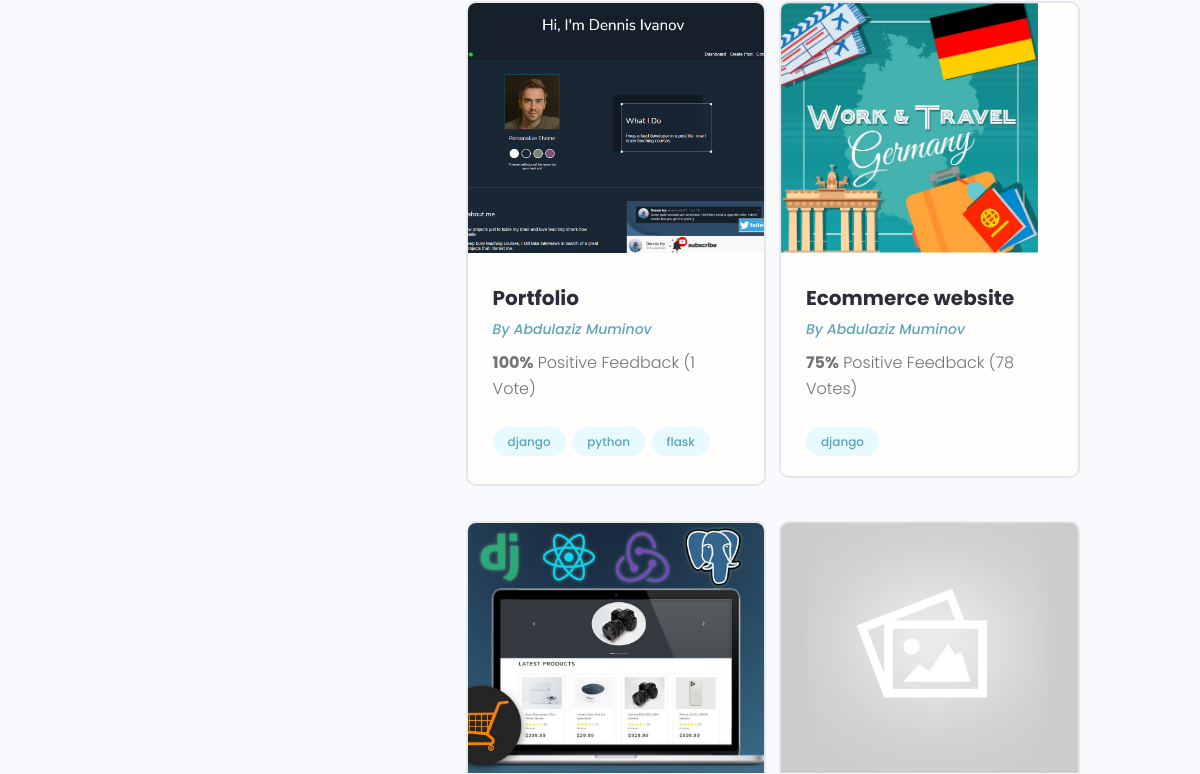
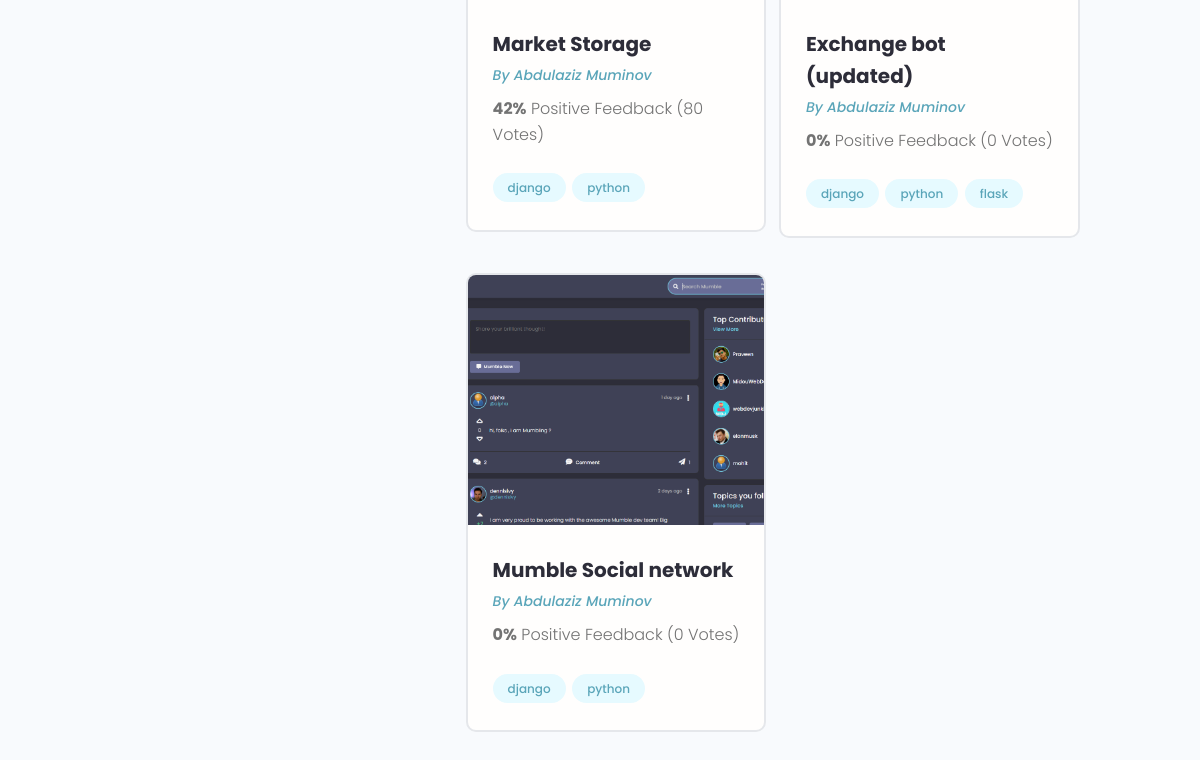
/profile/b3182a94-adbf-4d98-9ba3-09485cfd4e45/ (lower part), run on an earlier commit of the app's database (2 pictures, top to bottom).
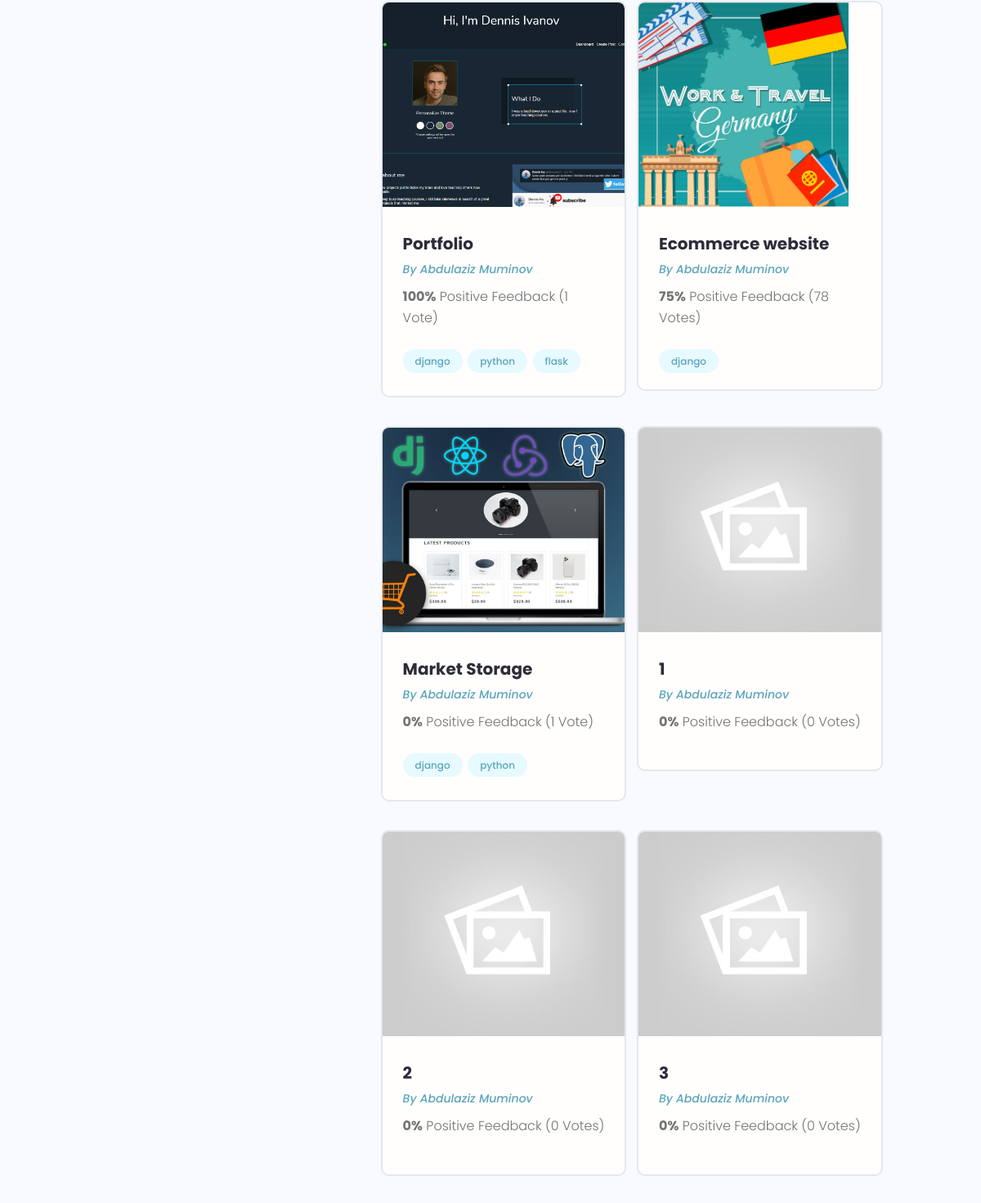
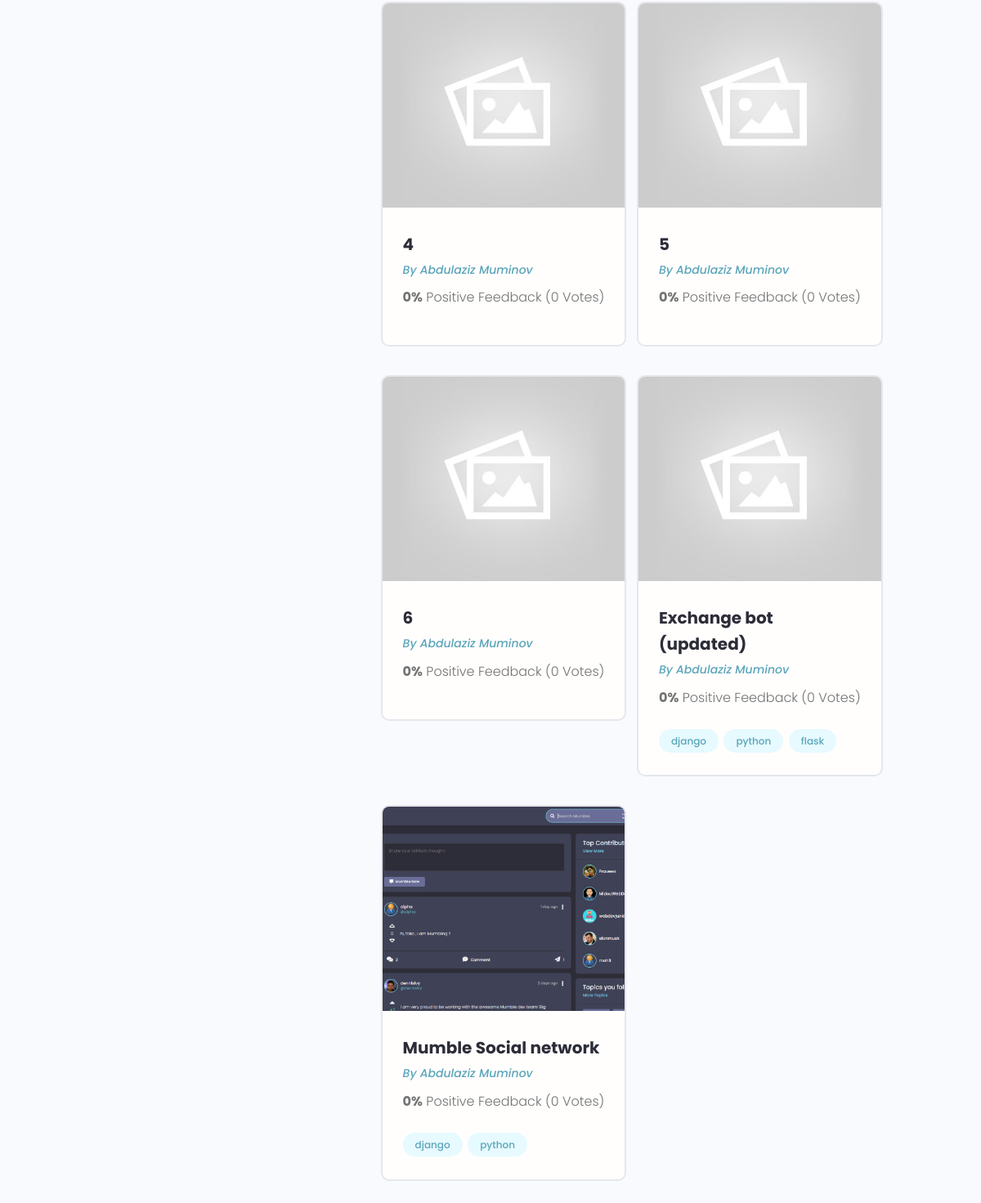
And on a later commit of the database (2 pictures, top to bottom).
### projects/models.py (models this page shows, shortened)
class Project(models.Model):
    owner = models.ForeignKey(Profile, null=True, blank=True, on_delete=models.SET_NULL)
    title = models.CharField(max_length=200)
    description = models.TextField(null=True, blank=True)
    featured_image = models.ImageField(null=True, blank=True, default='default.jpg')
    demo_link = models.CharField(max_length=2000, null=True, blank=True)
    source_link = models.CharField(max_length=2000, null=True, blank=True)
    created = models.DateTimeField(auto_now_add=True)
    id = models.UUIDField(default=uuid.uuid4, unique=True, editable=False, primary_key=True)
    tags = models.ManyToManyField('Tag', blank=True)
    vote_total = models.IntegerField(default=0, blank=True, null=True)
    vote_ratio = models.IntegerField(default=0, blank=True, null=True)
    class Meta:
        ordering = ["-vote_ratio", "-vote_total", "title"]

class Tag(models.Model):
    name = models.CharField(max_length=200)
    created = models.DateTimeField(auto_now_add=True)
    id = models.UUIDField(default=uuid.uuid4, unique=True, editable=False, primary_key=True)
    def __str__(self):
        return self.name

### users/models.py (models this page shows, shortened)
class Profile(models.Model):
    user = models.OneToOneField(User, on_delete=models.CASCADE, null=True, blank=True)
    name = models.CharField(max_length=200, blank=True, null=True)
    email = models.EmailField(max_length=500, blank=True, null=True)
    username = models.CharField(max_length=200, blank=True, null=True)
    location = models.CharField(max_length=200, blank=True, null=True)
    short_intro = models.CharField(max_length=200, blank=True, null=True)
    bio = models.TextField(blank=True, null=True)
    profile_image = models.ImageField(null=True, blank=True, upload_to='profiles/',
                                      default='profiles/user-default.png')
    social_github = models.CharField(max_length=200, blank=True, null=True)
    social_twitter = models.CharField(max_length=200, blank=True, null=True)
    social_youtube = models.CharField(max_length=200, blank=True, null=True)
    social_linkedin = models.CharField(max_length=200, blank=True, null=True)
    social_website = models.CharField(max_length=200, blank=True, null=True)
    created = models.DateTimeField(auto_now_add=True)
    id = models.UUIDField(default=uuid.uuid4, unique=True, editable=False, primary_key=True)
    class Meta:
        ordering = ["created"]

### users/views.py (the view)
# urls.py: path('profile/<str:pk>/', views.userProfile, name='user-profile'),
def userProfile(request, pk):
    profile = Profile.objects.get(id=pk)
    topSkills = profile.skill_set.exclude(description__exact="")
    otherSkills = profile.skill_set.filter(description="")
    context = {'profile': profile, 'topSkills': topSkills, 'otherSkills': otherSkills}
    return render(request, 'users/user-profile.html', context)

### users/templates/users/user-profile.html (shortened to what this page needs)
{% extends 'main.html' %}
{% block content %}
  <main class="profile my-md">
    <div class="container">
      <div class="layout">
        <div class="column column--1of3">
        </div>
        <div class="column column--2of3">
          <div class="devInfo">
            <div class="grid grid--two">
            {% for project in profile.project_set.all %}
              <div class="column">
                <div class="card project">
                  <a href="{% url 'project' project.id %}" class="project">
                    <img class="project__thumbnail" src="{{project.featured_image.url}}" alt="project thumbnail" />
                    <div class="card__body">
                      <h3 class="project__title">{{project.title}}</h3>
                      <p><a class="project__author" href="{% url 'user-profile' project.owner.id %}">By {{project.owner.name}}</a></p>
                      <p class="project--rating">
                        <span style="font-weight: bold;">{{project.vote_ratio}}%</span> Positive
                        Feedback ({{project.vote_total}} Vote{{project.vote_total|pluralize:"s"}})
                      </p>
                      <div class="project__tags">
                        {% for tag in project.tags.all %}
                        <span class="tag tag--pill tag--main">
                          <small>{{tag}}</small>
                        </span>
                        {% endfor %}
                      </div>
                    </div>
                  </a>
                </div>
              </div>
              {% endfor %}
            </div>
          </div>
        </div>
      </div>
    </div>
  </main>
{% endblock content %}

### templates/main.html (shortened to what this page needs)
<!DOCTYPE html>
{% load static %}
<html>
<head>
    <link rel="stylesheet" href="https://cdnjs.cloudflare.com/ajax/libs/font-awesome/6.3.0/css/all.min.css" />
    <link rel="stylesheet" href="https://cdn.iconmonstr.com/1.3.0/css/iconmonstr-iconic-font.min.css" />
    <link rel="stylesheet" href="{% static 'uikit/styles/uikit.css' %}" />
    <link rel="stylesheet" href="{% static 'styles/app.css' %}" />
</head>
<body>
    {% block content %}
    {% endblock content %}
</body>
</html>

### templates/navbar.html (shortened to what this page needs)
{% load static %}

### static/styles/app.css (style rules this page uses)
:root { --color-sub: #2d2d39; }
.card { border: 2px solid var(--color-light); }
img { width: 100%; }
.devInfo { margin-bottom: 3rem; }
.project__author { font-size: 1.4rem; font-style: italic; }
.project--rating { margin-bottom: 1.6em; margin-top: .5em; }
.project__thumbnail { height: 25rem; object-fit: cover; object-position: top center; }
.project__title { font-size: 2rem; font-weight: 700; color: var(--color-sub); }

### static/uikit/styles/modules/_variables.css (style rules this page uses)
:root { --color-main: #5aa5b9; --color-main-light: #e6faff; --color-sub: #3f4156; --color-sub-light: #51546e; --color-sub-lighter: #ededfd; --color-text: #737373; --color-gray: #8b8b8b; --color-light: #e5e7eb; --color-light-gray: #767676; --color-bg: #f8fafd; --color-white: #fffefd; --color-white-light: #f3f3f3; --color-success: #359e64; --color-success-bg: #def8e8; --color-error: #fc4b0b; --color-error-bg: #fff2ee; --font-base: 'Poppins', arial, helvetica, 'Segoe UI', roboto, ubuntu, sans-serif; --font-monospace: 'Fira Code', 'Courier New', courier, monospace; --font-regular: 300; --font-medium: 500; --font-bold: 700; --generic-shadow: 1px 1px 5px #00000010; --generic-transition: all 0.3s ease-in-out; }

### static/uikit/styles/modules/_base.css (style rules this page uses)
* { margin: 0; padding: 0; box-sizing: border-box; text-rendering: optimizeLegibility; color: inherit; font-size: inherit; }
html { font-size: 50%; }
@media only screen and (min-width: 480px) { html { font-size: 56.25%; } }
@media only screen and (min-width: 1200px) { html { font-size: 62.5%; } }
body { line-height: 1.6; font-weight: 400; font-size: 1.5rem; color: var(--color-text); background-color: var(--color-bg); min-height: 100vh; }

### static/uikit/styles/modules/_typography.css (style rules this page uses)
* { font-family: var(--font-base); }
h3 { font-size: 3.2rem; font-weight: var(--font-medium); }
p, span, strong { font-size: 1.6rem; color: var(--color-text); font-weight: var(--font-regular); }
a { padding-bottom: 2px; text-decoration: none; display: inline-block; color: var(--color-main); font-weight: var(--font-medium); }

### static/uikit/styles/modules/_utilities.css (style rules this page uses)
.container { width: 92%; max-width: 165rem; margin: 0 auto; box-sizing: border-box; }
@media screen and (min-width: 1000px) { .container { width: 90%; } }
@media screen and (min-width: 1200px) { .container { width: 80%; } }
.my-md { margin: 3rem auto; }

### static/uikit/styles/modules/_card.css (style rules this page uses)
.card { border-radius: 1rem; background-color: var(--color-white); border: 1.5px solid var(--color-light); width: auto; height: auto; margin-top: 0.5rem; margin-bottom: 0.5rem; overflow: hidden; }
.card__body, .card__header { padding: 2rem 2.5rem; }

### static/uikit/styles/modules/_tag.css (style rules this page uses)
.tag { display: inline-flex; align-items: center; background-color: var(--color-sub); height: -webkit-fit-content; height: -moz-fit-content; height: fit-content; width: -webkit-fit-content; width: -moz-fit-content; width: fit-content; border-radius: 0.5rem; padding: 0.5rem 1.5rem; font-size: 1.2rem; cursor: pointer; }
.tag:not(:last-child) { margin-right: 0.25rem; margin-bottom: 0.75rem; }
.tag > small { color: var(--color-white); }
.tag--pill { border-radius: 5rem; }
.tag--main, .tag--main > small { background: var(--color-main-light); color: var(--color-main); font-weight: 500; }

### static/uikit/styles/modules/_grid.css (style rules this page uses)
.grid { display: flex; flex-wrap: wrap; justify-content: flex-start; align-items: stretch; }
.grid > .column { min-width: 28rem; margin-bottom: 2.5rem; }
.grid--two > .column { flex-basis: 100%; }
@media screen and (min-width: 800px) { .grid--two { margin-right: -2%; } }
@media screen and (min-width: 800px) { .grid--two > .column { margin-right: 2%; } }
@media screen and (min-width: 800px) { .grid--two > .column { flex-basis: 48%; } }

### static/uikit/styles/modules/_layout.css (style rules this page uses)
.layout { display: flex; flex-flow: row wrap; justify-content: space-between; }
.layout > .column { margin-bottom: 3rem; }
.layout > .column.column--1of3 { flex-basis: 30%; }
.layout > .column.column--2of3 { flex-basis: 64%; }

What changed in the data, as far as the page shows it:
changed Project "Market Storage": vote_ratio "42" → "0"; vote_total "80" → "1"
added Project: featured_image (placeholder picture), title "1", owner.name "Abdulaziz Muminov", vote_ratio "0", vote_total "0"
added Project: featured_image (placeholder picture), title "2", owner.name "Abdulaziz Muminov", vote_ratio "0", vote_total "0"
added Project: featured_image (placeholder picture), title "3", owner.name "Abdulaziz Muminov", vote_ratio "0", vote_total "0"
added Project: featured_image (placeholder picture), title "4", owner.name "Abdulaziz Muminov", vote_ratio "0", vote_total "0"
added Project: featured_image (placeholder picture), title "5", owner.name "Abdulaziz Muminov", vote_ratio "0", vote_total "0"
added Project: featured_image (placeholder picture), title "6", owner.name "Abdulaziz Muminov", vote_ratio "0", vote_total "0"
